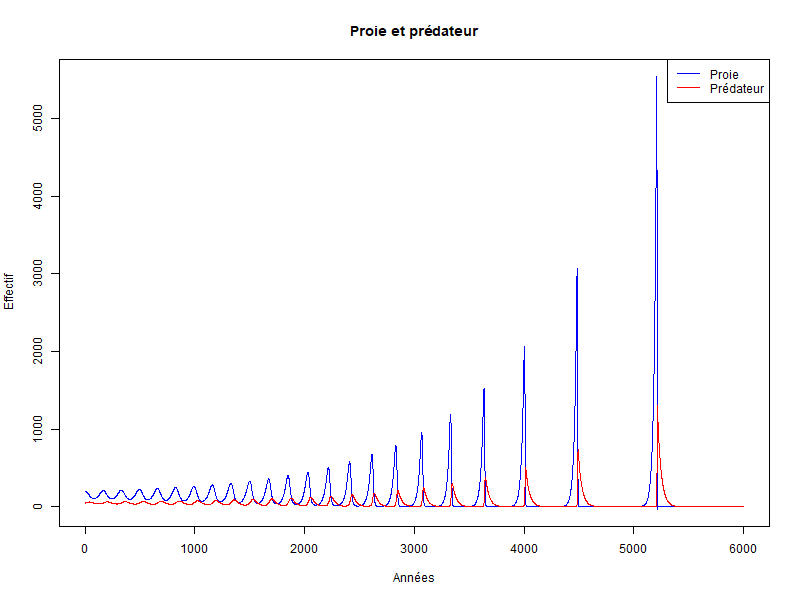

R code for this plot:
rm(list = ls())

survie_proie = 1.05
survie_predateur = 0.97
taux_de_predation = 0.001
croissance_predateur = 0.0002
nombre_de_cycle = 6000

evolution_proie = rep(0, 6000)
evolution_predateur = rep(0, 6000)

evolution_proie[1] = 200
evolution_predateur[1] = 50

for (i in 2:6000) {
  evolution_proie[i] = evolution_proie[i - 1] * survie_proie -
    taux_de_predation * evolution_proie[i - 1] * evolution_predateur[i - 1]
  evolution_predateur[i] = evolution_predateur[i - 1] * survie_predateur +
    croissance_predateur * evolution_proie[i - 1] * evolution_predateur[i - 1]
}

evolution_predateur
evolution_proie

png("proie_predateur.png", width = 800, height = 600)

plot(evolution_proie, type = "l", col = "blue", xlab = "Années", ylab = "Effectif", main = "Proie et prédateur")
lines(evolution_predateur, col = "red")
legend("topright", legend = c("Proie", "Prédateur"), col = c("blue", "red"), lty = 1)

dev.off()